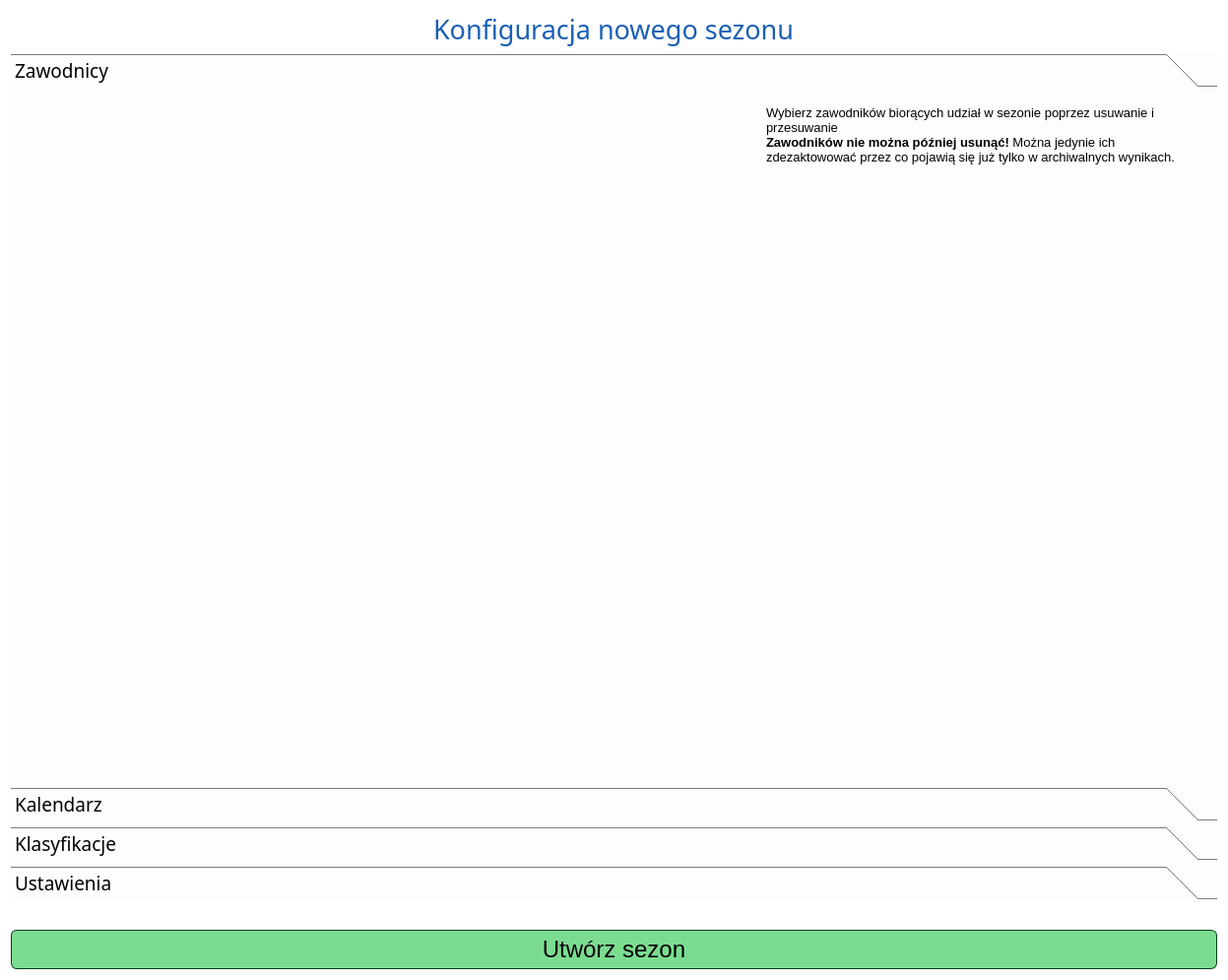
<?xml version="1.0" encoding="UTF-8"?>
<ui version="4.0">
 <class>NewSeasonConfiguratorDialog</class>
 <widget class="QDialog" name="NewSeasonConfiguratorDialog">
  <property name="geometry">
   <rect>
    <x>0</x>
    <y>0</y>
    <width>1247</width>
    <height>995</height>
   </rect>
  </property>
  <property name="windowTitle">
   <string>Konfiguracja nowego sezonu</string>
  </property>
  <property name="styleSheet">
   <string notr="true">background-color: rgb(255, 255, 255);</string>
  </property>
  <layout class="QVBoxLayout" name="verticalLayout_4">
   <item>
    <layout class="QVBoxLayout" name="verticalLayout_3">
     <item>
      <layout class="QHBoxLayout" name="horizontalLayout_title">
       <item>
        <spacer name="horizontalSpacer_titleLeft">
         <property name="orientation">
          <enum>Qt::Horizontal</enum>
         </property>
         <property name="sizeHint" stdset="0">
          <size>
           <width>40</width>
           <height>20</height>
          </size>
         </property>
        </spacer>
       </item>
       <item>
        <widget class="QLabel" name="label_title">
         <property name="font">
          <font>
           <family>Quicksand Medium</family>
           <pointsize>20</pointsize>
           <bold>false</bold>
          </font>
         </property>
         <property name="styleSheet">
          <string notr="true">QLabel{
color: rgb(26, 95, 180);
}</string>
         </property>
         <property name="text">
          <string>Konfiguracja nowego sezonu</string>
         </property>
        </widget>
       </item>
       <item>
        <spacer name="horizontalSpacer_titleRight">
         <property name="orientation">
          <enum>Qt::Horizontal</enum>
         </property>
         <property name="sizeHint" stdset="0">
          <size>
           <width>40</width>
           <height>20</height>
          </size>
         </property>
        </spacer>
       </item>
      </layout>
     </item>
     <item>
      <widget class="QToolBox" name="toolBox">
       <property name="sizePolicy">
        <sizepolicy hsizetype="Expanding" vsizetype="Expanding">
         <horstretch>0</horstretch>
         <verstretch>0</verstretch>
        </sizepolicy>
       </property>
       <property name="font">
        <font>
         <family>Quicksand Medium</family>
         <pointsize>14</pointsize>
         <bold>false</bold>
        </font>
       </property>
       <property name="styleSheet">
        <string notr="true">color: black;
background-color: rgb(253, 253, 253);</string>
       </property>
       <property name="currentIndex">
        <number>0</number>
       </property>
       <property name="tabSpacing">
        <number>5</number>
       </property>
       <widget class="QWidget" name="page_jumpers">
        <property name="geometry">
         <rect>
          <x>0</x>
          <y>0</y>
          <width>1227</width>
          <height>709</height>
         </rect>
        </property>
        <attribute name="label">
         <string>Zawodnicy</string>
        </attribute>
        <layout class="QVBoxLayout" name="verticalLayout_6">
         <item>
          <layout class="QHBoxLayout" name="horizontalLayout" stretch="5,3">
           <item>
            <layout class="QVBoxLayout" name="verticalLayout_jumpersList"/>
           </item>
           <item>
            <layout class="QVBoxLayout" name="verticalLayout_5">
             <item>
              <widget class="QTextEdit" name="textEdit">
               <property name="styleSheet">
                <string notr="true">background: transparent;
border: none;</string>
               </property>
               <property name="html">
                <string>&lt;!DOCTYPE HTML PUBLIC &quot;-//W3C//DTD HTML 4.0//EN&quot; &quot;http://www.w3.org/TR/REC-html40/strict.dtd&quot;&gt;
&lt;html&gt;&lt;head&gt;&lt;meta name=&quot;qrichtext&quot; content=&quot;1&quot; /&gt;&lt;meta charset=&quot;utf-8&quot; /&gt;&lt;style type=&quot;text/css&quot;&gt;
p, li { white-space: pre-wrap; }
hr { height: 1px; border-width: 0; }
li.unchecked::marker { content: &quot;\2610&quot;; }
li.checked::marker { content: &quot;\2612&quot;; }
&lt;/style&gt;&lt;/head&gt;&lt;body style=&quot; font-family:'Ubuntu'; font-size:10pt; font-weight:400; font-style:normal;&quot;&gt;
&lt;p style=&quot; margin-top:0px; margin-bottom:0px; margin-left:0px; margin-right:0px; -qt-block-indent:0; text-indent:0px;&quot;&gt;Wybierz zawodników biorących udział w sezonie poprzez usuwanie i przesuwanie&lt;/p&gt;
&lt;p style=&quot; margin-top:0px; margin-bottom:0px; margin-left:0px; margin-right:0px; -qt-block-indent:0; text-indent:0px;&quot;&gt;&lt;span style=&quot; font-weight:700;&quot;&gt;Zawodników nie można później usunąć!&lt;/span&gt; Można jedynie ich zdezaktowować przez co pojawią się już tylko w archiwalnych wynikach.&lt;/p&gt;&lt;/body&gt;&lt;/html&gt;</string>
               </property>
              </widget>
             </item>
            </layout>
           </item>
          </layout>
         </item>
        </layout>
       </widget>
       <widget class="QWidget" name="page_calendar">
        <property name="geometry">
         <rect>
          <x>0</x>
          <y>0</y>
          <width>1124</width>
          <height>709</height>
         </rect>
        </property>
        <attribute name="label">
         <string>Kalendarz</string>
        </attribute>
        <layout class="QVBoxLayout" name="verticalLayout_8">
         <item>
          <layout class="QVBoxLayout" name="verticalLayout_calendarEditor"/>
         </item>
        </layout>
       </widget>
       <widget class="QWidget" name="page_classifications">
        <property name="geometry">
         <rect>
          <x>0</x>
          <y>0</y>
          <width>1124</width>
          <height>709</height>
         </rect>
        </property>
        <attribute name="label">
         <string>Klasyfikacje</string>
        </attribute>
       </widget>
       <widget class="QWidget" name="page_settings">
        <property name="geometry">
         <rect>
          <x>0</x>
          <y>0</y>
          <width>1124</width>
          <height>709</height>
         </rect>
        </property>
        <attribute name="label">
         <string>Ustawienia</string>
        </attribute>
        <widget class="QWidget" name="layoutWidget">
         <property name="geometry">
          <rect>
           <x>20</x>
           <y>10</y>
           <width>158</width>
           <height>139</height>
          </rect>
         </property>
         <layout class="QVBoxLayout" name="verticalLayout_2">
          <item>
           <widget class="QLabel" name="label">
            <property name="font">
             <font>
              <family>Quicksand Medium</family>
              <pointsize>11</pointsize>
              <bold>false</bold>
             </font>
            </property>
            <property name="styleSheet">
             <string notr="true">color: rgb(15, 15, 15);</string>
            </property>
            <property name="text">
             <string>Archiwizacja wyników</string>
            </property>
           </widget>
          </item>
          <item>
           <layout class="QVBoxLayout" name="verticalLayout">
            <item>
             <widget class="QCheckBox" name="checkBox_savingCompetitionsResults">
              <property name="font">
               <font>
                <family>Quicksand Medium</family>
                <pointsize>10</pointsize>
               </font>
              </property>
              <property name="layoutDirection">
               <enum>Qt::LeftToRight</enum>
              </property>
              <property name="styleSheet">
               <string notr="true">color: rgb(37, 37, 37);</string>
              </property>
              <property name="text">
               <string>Konkursy</string>
              </property>
              <property name="checked">
               <bool>true</bool>
              </property>
             </widget>
            </item>
            <item>
             <widget class="QCheckBox" name="checkBox_savingQualificationsResults">
              <property name="font">
               <font>
                <family>Quicksand Medium</family>
                <pointsize>10</pointsize>
               </font>
              </property>
              <property name="layoutDirection">
               <enum>Qt::LeftToRight</enum>
              </property>
              <property name="styleSheet">
               <string notr="true">color: rgb(37, 37, 37);</string>
              </property>
              <property name="text">
               <string>Kwalifikacje</string>
              </property>
              <property name="checked">
               <bool>true</bool>
              </property>
             </widget>
            </item>
            <item>
             <widget class="QCheckBox" name="checkBox_savingTrialRoundsResults">
              <property name="font">
               <font>
                <family>Quicksand Medium</family>
                <pointsize>10</pointsize>
               </font>
              </property>
              <property name="layoutDirection">
               <enum>Qt::LeftToRight</enum>
              </property>
              <property name="styleSheet">
               <string notr="true">color: rgb(37, 37, 37);</string>
              </property>
              <property name="text">
               <string>Serie próbne</string>
              </property>
              <property name="checked">
               <bool>true</bool>
              </property>
             </widget>
            </item>
            <item>
             <widget class="QCheckBox" name="checkBox_savingTrainingsResults">
              <property name="font">
               <font>
                <family>Quicksand Medium</family>
                <pointsize>10</pointsize>
               </font>
              </property>
              <property name="layoutDirection">
               <enum>Qt::LeftToRight</enum>
              </property>
              <property name="styleSheet">
               <string notr="true">color: rgb(37, 37, 37);</string>
              </property>
              <property name="text">
               <string>Treningi</string>
              </property>
              <property name="checked">
               <bool>true</bool>
              </property>
             </widget>
            </item>
           </layout>
          </item>
         </layout>
        </widget>
       </widget>
      </widget>
     </item>
     <item>
      <spacer name="verticalSpacer">
       <property name="orientation">
        <enum>Qt::Vertical</enum>
       </property>
       <property name="sizeType">
        <enum>QSizePolicy::Maximum</enum>
       </property>
       <property name="sizeHint" stdset="0">
        <size>
         <width>20</width>
         <height>24</height>
        </size>
       </property>
      </spacer>
     </item>
     <item>
      <widget class="QPushButton" name="pushButton_submit">
       <property name="sizePolicy">
        <sizepolicy hsizetype="Expanding" vsizetype="Fixed">
         <horstretch>0</horstretch>
         <verstretch>0</verstretch>
        </sizepolicy>
       </property>
       <property name="minimumSize">
        <size>
         <width>120</width>
         <height>40</height>
        </size>
       </property>
       <property name="maximumSize">
        <size>
         <width>16777215</width>
         <height>16777215</height>
        </size>
       </property>
       <property name="font">
        <font>
         <pointsize>18</pointsize>
        </font>
       </property>
       <property name="styleSheet">
        <string notr="true">QPushButton{
border: 1px solid rgb(0, 59, 23);
border-radius: 6px;
color: rgb(0, 0, 0);
background-color: rgb(123, 220, 144);
}
QPushButton:hover{
background-color: rgb(153, 253, 174);
}</string>
       </property>
       <property name="text">
        <string>Utwórz sezon</string>
       </property>
      </widget>
     </item>
    </layout>
   </item>
  </layout>
 </widget>
 <resources/>
 <connections/>
</ui>
